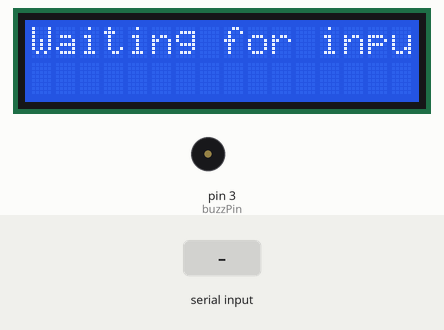
Simulated run of this sketch. Board: Arduino Uno, built with avr-gcc and run on an emulated ATmega328P. Parts: 16×2 character LCD, buzzer (waves = sounding, pin HIGH). The test bench sets the inputs (shaded band). What the sketch prints to the serial monitor is not drawn.

Above: at 1.2 s.
1.3 s: "0\n" received over Serial
At 2.0 s:
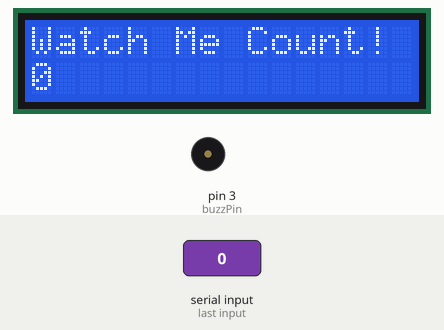
At 6.3 s:
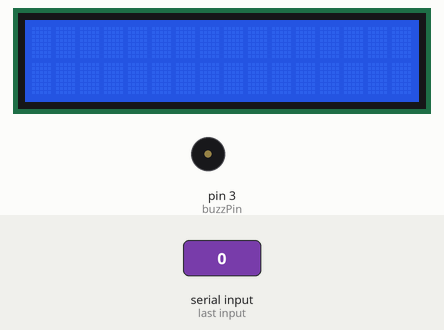
Timing chart, 0 to 9.8 s (numbered marks = the images above; inputs shaded):
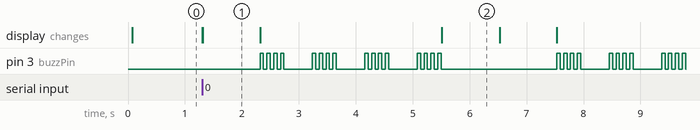

Measured:
- after the input at 1.3 s, the display: first changes at once (image 1 shows a later state)
- what the display in image 1 shows lasts 1.0 s, from 1.3 s to 2.3 s

The sketch:

LCD_HELLO_WORLD.ino
```cpp
#include <LiquidCrystal.h>

int rs=7;
int en =8;
int d4 = 9;
int d5 = 10;
int d6 = 11;
int d7 = 12;
int dT = 1000;
int tD = 60;
int maxNum;
String msg = "Declare your limit!";
LiquidCrystal lcd(rs , en , d4, d5, d6, d7);
int buzzPin = 3;

//add a pomodoro clock to this tommorow
//add a buzzer
void setup() {
  // put your setup code here, to run once:
 lcd.begin(16, 2);
 Serial.begin(9600);
 pinMode(buzzPin , OUTPUT);
}

void loop() {
  // put your main code here, to run repeatedly:
  Serial.println(msg);
  delay(10);
  lcd.print("Waiting for input");
  while (Serial.available() == 0 ){
  }
  lcd.clear();
  maxNum = Serial.parseInt();
  delay(10);
  for (int j=maxNum; j >= 0; j = j - 1){
  lcd.setCursor(0 ,0);
  lcd.print("Watch Me Count!");
  lcd.setCursor(0, 1);
  lcd. print(j);
  delay(1000);
  lcd.clear();
  // when it reaches zero set buzzer pin ot high and adekay for two seconds then turn it to low run again
  // use remote control to create a bomb
}
lcd.print("DONE!");
digitalWrite(buzzPin ,HIGH);
delay(tD);
digitalWrite(buzzPin, LOW);
delay(tD);
digitalWrite(buzzPin, HIGH);
delay(tD);
digitalWrite(buzzPin, LOW);
delay(tD);
digitalWrite(buzzPin, HIGH);
delay(tD);
digitalWrite(buzzPin, LOW);
delay(tD);
digitalWrite(buzzPin, HIGH);
delay(tD);
digitalWrite(buzzPin, LOW);
delay(500);
digitalWrite(buzzPin ,HIGH);
delay(tD);
digitalWrite(buzzPin, LOW);
delay(tD);
digitalWrite(buzzPin, HIGH);
delay(tD);
digitalWrite(buzzPin, LOW);
delay(tD);
digitalWrite(buzzPin, HIGH);
delay(tD);
digitalWrite(buzzPin, LOW);
delay(tD);
digitalWrite(buzzPin, HIGH);
delay(tD);
digitalWrite(buzzPin, LOW);
delay(500);
digitalWrite(buzzPin ,HIGH);
delay(tD);
digitalWrite(buzzPin, LOW);
delay(tD);
digitalWrite(buzzPin, HIGH);
delay(tD);
digitalWrite(buzzPin, LOW);
delay(tD);
digitalWrite(buzzPin, HIGH);
delay(tD);
digitalWrite(buzzPin, LOW);
delay(tD);
digitalWrite(buzzPin, HIGH);
delay(tD);
digitalWrite(buzzPin, LOW);
delay(500);
digitalWrite(buzzPin ,HIGH);
delay(tD);
digitalWrite(buzzPin, LOW);
delay(tD);
digitalWrite(buzzPin, HIGH);
delay(tD);
digitalWrite(buzzPin, LOW);
delay(tD);
digitalWrite(buzzPin, HIGH);
delay(tD);
digitalWrite(buzzPin, LOW);
delay(tD);
digitalWrite(buzzPin, HIGH);
delay(tD);
digitalWrite(buzzPin, LOW);
lcd.clear();
}
```
